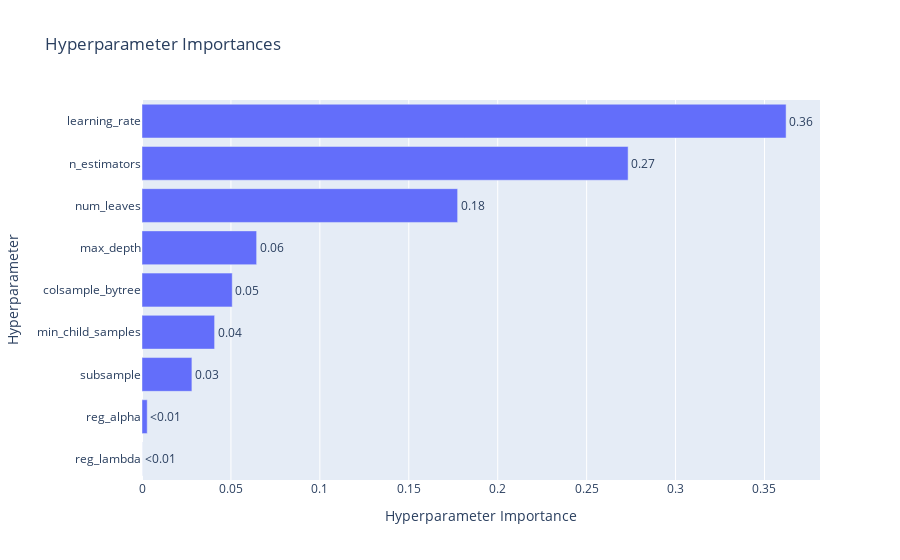

Source (notebook cell):
### Markdown cell above
## 8. Optimisation des hyperparamètres avec Optuna

Nous utilisons Optuna pour optimiser les hyperparamètres du modèle LightGBM.

### Code cell
import warnings
warnings.filterwarnings("ignore")
warnings.filterwarnings(
    "ignore",
    message="X does not have valid feature names, but LGBMRegressor was fitted with feature names"
)

import optuna
optuna.logging.set_verbosity(optuna.logging.WARNING)
# Fonction objective pour Optuna
def objective(trial):
    params = {
        'n_estimators': trial.suggest_int('n_estimators', 50, 500),
        'learning_rate': trial.suggest_float('learning_rate', 0.01, 0.3, log=True),
        'max_depth': trial.suggest_int('max_depth', 3, 12),
        'num_leaves': trial.suggest_int('num_leaves', 10, 100),
        'min_child_samples': trial.suggest_int('min_child_samples', 5, 100),
        'subsample': trial.suggest_float('subsample', 0.5, 1.0),
        'colsample_bytree': trial.suggest_float('colsample_bytree', 0.5, 1.0),
        'reg_alpha': trial.suggest_float('reg_alpha', 1e-8, 10.0, log=True),
        'reg_lambda': trial.suggest_float('reg_lambda', 1e-8, 10.0, log=True),
        'random_state': 42,
        'verbose': -1
    }
    model = LGBMRegressor(**params)
    
    # Échantillonnage stratifié basé sur les déciles de prix pour l'optimisation
    price_deciles = pd.qcut(y_train, 10, labels=False)
    X_sample, _, y_sample, _ = train_test_split(
        X_train_df, y_train,  # <-- Utilise X_train_df ici !
        test_size=0.7, 
        stratify=price_deciles,
        random_state=42
    )
    
    cv = KFold(n_splits=5, shuffle=True, random_state=42)
    scores = cross_val_score(
        model, X_sample, y_sample, 
        scoring='neg_root_mean_squared_error',
        cv=cv, n_jobs=-1
    )
    return -np.mean(scores)

# Création de l'étude Optuna
study = optuna.create_study(direction='minimize')
study.optimize(objective, n_trials=30, show_progress_bar=True)

# Affichage des meilleurs hyperparamètres
print("Meilleurs hyperparamètres :")
for key, value in study.best_params.items():
    print(f"{key}: {value}")
print(f"Meilleur score RMSE : {-study.best_value:.4f}")

# Visualisation de l'importance des hyperparamètres
fig = vis.plot_param_importances(study)
fig.show()

### Figure 1 — Plotly figure (JSON) as saved in the notebook; plotly's stock layout.template omitted (floating-point values rounded to 4 significant figures)
{"data": [{"cliponaxis": false, "hovertemplate": ["reg_lambda (FloatDistribution): 3.118210510032264e-05<extra></extra>", "reg_alpha (FloatDistribution): 0.002942474734245642<extra></extra>", "subsample (FloatDistribution): 0.028056788633050375<extra></extra>", "min_child_samples (IntDistribution): 0.040821682033134125<extra></extra>", "colsample_bytree (FloatDistribution): 0.050741125763538904<extra></extra>", "max_depth (IntDistribution): 0.0644554418805848<extra></extra>", "num_leaves (IntDistribution): 0.1774710923296081<extra></extra>", "n_estimators (IntDistribution): 0.2733266106023<extra></extra>", "learning_rate (FloatDistribution): 0.36215360191843776<extra></extra>"], "name": "Objective Value", "orientation": "h", "text": ["<0.01", "<0.01", "0.03", "0.04", "0.05", "0.06", "0.18", "0.27", "0.36"], "textposition": "outside", "type": "bar", "x": [3.118e-05, 0.002942, 0.02806, 0.04082, 0.05074, 0.06446, 0.1775, 0.2733, 0.3622], "y": ["reg_lambda", "reg_alpha", "subsample", "min_child_samples", "colsample_bytree", "max_depth", "num_leaves", "n_estimators", "learning_rate"]}], "layout": {"title": {"text": "Hyperparameter Importances"}, "xaxis": {"title": {"text": "Hyperparameter Importance"}}, "yaxis": {"title": {"text": "Hyperparameter"}}}}
